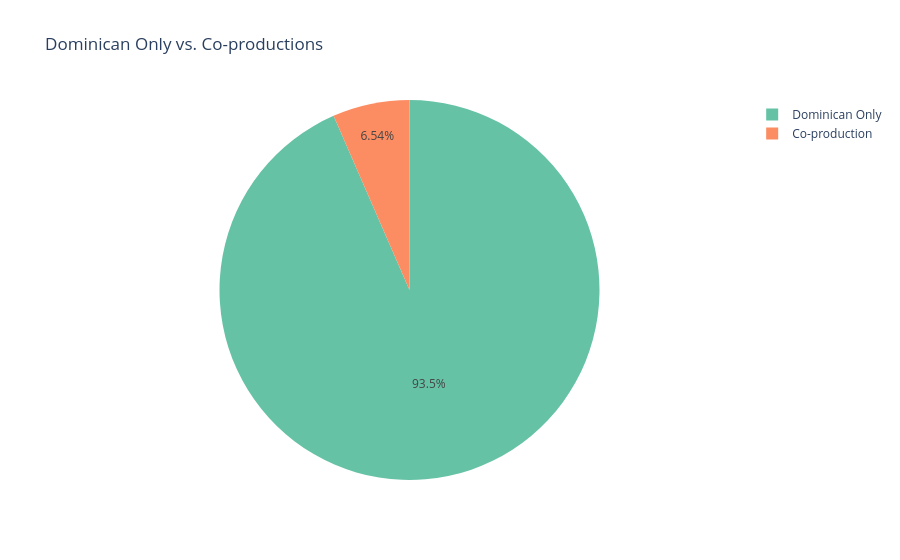

The cell this chart's notebook holds for it:
### Markdown cell above
## 6. Co-production Analysis

Examining international co-production partnerships and their frequency. Films with only `DO` in the `coproduction_country` field are considered 100% Dominican productions.

### Code cell
# Co-production vs 100% Dominican
df['is_coproduction'] = df['coproduction_country'].apply(
    lambda x: 'Co-production' if isinstance(x, str) and '|' in x else 'Dominican Only'
)

coprod_counts = df['is_coproduction'].value_counts()

fig = px.pie(
    values=coprod_counts.values,
    names=coprod_counts.index,
    title='Dominican Only vs. Co-productions',
    color_discrete_sequence=px.colors.qualitative.Set2
)
fig.show()

### Figure 1 — Plotly figure (JSON) as saved in the notebook; plotly's stock layout.template omitted (floating-point values rounded to 4 significant figures)
{"data": [{"domain": {"x": [0, 1], "y": [0, 1]}, "hovertemplate": "label=%{label}<br>value=%{value}<extra></extra>", "labels": ["Dominican Only", "Co-production"], "legendgroup": "", "name": "", "showlegend": true, "type": "pie", "values": [300, 21]}], "layout": {"legend": {"tracegroupgap": 0}, "piecolorway": ["rgb(102,194,165)", "rgb(252,141,98)", "rgb(141,160,203)", "rgb(231,138,195)", "rgb(166,216,84)", "rgb(255,217,47)", "rgb(229,196,148)", "rgb(179,179,179)"], "title": {"text": "Dominican Only vs. Co-productions"}}}
